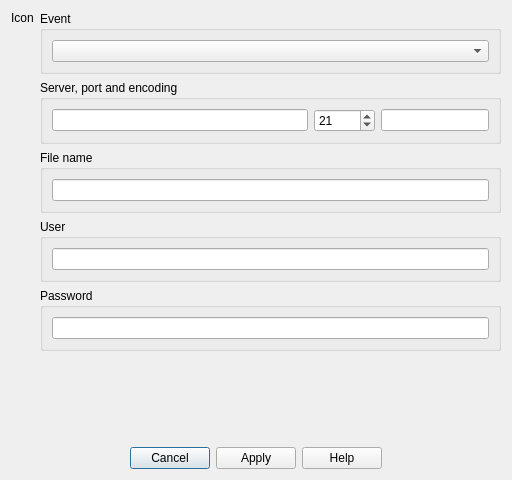
<?xml version="1.0" encoding="UTF-8"?>
<ui version="4.0">
 <class>UpdateWebOrderServerDialog</class>
 <widget class="QDialog" name="UpdateWebOrderServerDialog">
  <property name="geometry">
   <rect>
    <x>0</x>
    <y>0</y>
    <width>512</width>
    <height>480</height>
   </rect>
  </property>
  <property name="windowTitle">
   <string>Update web order server dialog</string>
  </property>
  <layout class="QVBoxLayout" name="verticalLayout_8">
   <item>
    <layout class="QHBoxLayout" name="horizontalLayout_2">
     <item>
      <layout class="QHBoxLayout" name="horizontalLayout" stretch="0">
       <item>
        <layout class="QVBoxLayout" name="verticalLayout_2">
         <item>
          <widget class="QLabel" name="labelIcon">
           <property name="text">
            <string>Icon</string>
           </property>
          </widget>
         </item>
         <item>
          <spacer name="verticalSpacer_2">
           <property name="orientation">
            <enum>Qt::Orientation::Vertical</enum>
           </property>
           <property name="sizeHint" stdset="0">
            <size>
             <width>20</width>
             <height>40</height>
            </size>
           </property>
          </spacer>
         </item>
        </layout>
       </item>
      </layout>
     </item>
     <item>
      <layout class="QVBoxLayout" name="verticalLayout_7">
       <item>
        <widget class="QGroupBox" name="groupBox">
         <property name="title">
          <string>Event</string>
         </property>
         <layout class="QVBoxLayout" name="verticalLayout_4">
          <item>
           <widget class="RelationalComboBox" name="comboBoxEvent"/>
          </item>
         </layout>
        </widget>
       </item>
       <item>
        <widget class="QGroupBox" name="groupBox_7">
         <property name="title">
          <string>Server, port and encoding</string>
         </property>
         <layout class="QVBoxLayout" name="verticalLayout_3">
          <item>
           <layout class="QHBoxLayout" name="horizontalLayout_3" stretch="1,0,0">
            <item>
             <widget class="QLineEdit" name="lineEditServer"/>
            </item>
            <item>
             <widget class="QSpinBox" name="spinBoxPort">
              <property name="minimum">
               <number>1</number>
              </property>
              <property name="maximum">
               <number>65536</number>
              </property>
              <property name="value">
               <number>21</number>
              </property>
             </widget>
            </item>
            <item>
             <widget class="QLineEdit" name="lineEditEncoding"/>
            </item>
           </layout>
          </item>
         </layout>
        </widget>
       </item>
       <item>
        <widget class="QGroupBox" name="groupBox_11">
         <property name="title">
          <string>File name</string>
         </property>
         <layout class="QVBoxLayout" name="verticalLayout">
          <item>
           <widget class="QLineEdit" name="lineEditFileName"/>
          </item>
         </layout>
        </widget>
       </item>
       <item>
        <widget class="QGroupBox" name="groupBox_8">
         <property name="title">
          <string>User</string>
         </property>
         <layout class="QVBoxLayout" name="verticalLayout_5">
          <item>
           <widget class="QLineEdit" name="lineEditUser"/>
          </item>
         </layout>
        </widget>
       </item>
       <item>
        <widget class="QGroupBox" name="groupBox_2">
         <property name="title">
          <string>Password</string>
         </property>
         <layout class="QVBoxLayout" name="verticalLayout_6">
          <item>
           <widget class="QLineEdit" name="lineEditPassword">
            <property name="echoMode">
             <enum>QLineEdit::EchoMode::Password</enum>
            </property>
           </widget>
          </item>
         </layout>
        </widget>
       </item>
       <item>
        <spacer name="verticalSpacer">
         <property name="orientation">
          <enum>Qt::Orientation::Vertical</enum>
         </property>
         <property name="sizeHint" stdset="0">
          <size>
           <width>20</width>
           <height>40</height>
          </size>
         </property>
        </spacer>
       </item>
      </layout>
     </item>
    </layout>
   </item>
   <item>
    <widget class="QDialogButtonBox" name="buttonBox">
     <property name="orientation">
      <enum>Qt::Orientation::Horizontal</enum>
     </property>
     <property name="standardButtons">
      <set>QDialogButtonBox::StandardButton::Apply|QDialogButtonBox::StandardButton::Cancel|QDialogButtonBox::StandardButton::Help</set>
     </property>
     <property name="centerButtons">
      <bool>true</bool>
     </property>
    </widget>
   </item>
  </layout>
 </widget>
 <customwidgets>
  <customwidget>
   <class>RelationalComboBox</class>
   <extends>QComboBox</extends>
   <header>App.Widget.Control</header>
  </customwidget>
 </customwidgets>
 <resources/>
 <connections>
  <connection>
   <sender>buttonBox</sender>
   <signal>accepted()</signal>
   <receiver>UpdateWebOrderServerDialog</receiver>
   <slot>accept()</slot>
   <hints>
    <hint type="sourcelabel">
     <x>248</x>
     <y>254</y>
    </hint>
    <hint type="destinationlabel">
     <x>157</x>
     <y>274</y>
    </hint>
   </hints>
  </connection>
  <connection>
   <sender>buttonBox</sender>
   <signal>rejected()</signal>
   <receiver>UpdateWebOrderServerDialog</receiver>
   <slot>reject()</slot>
   <hints>
    <hint type="sourcelabel">
     <x>316</x>
     <y>260</y>
    </hint>
    <hint type="destinationlabel">
     <x>286</x>
     <y>274</y>
    </hint>
   </hints>
  </connection>
 </connections>
</ui>
